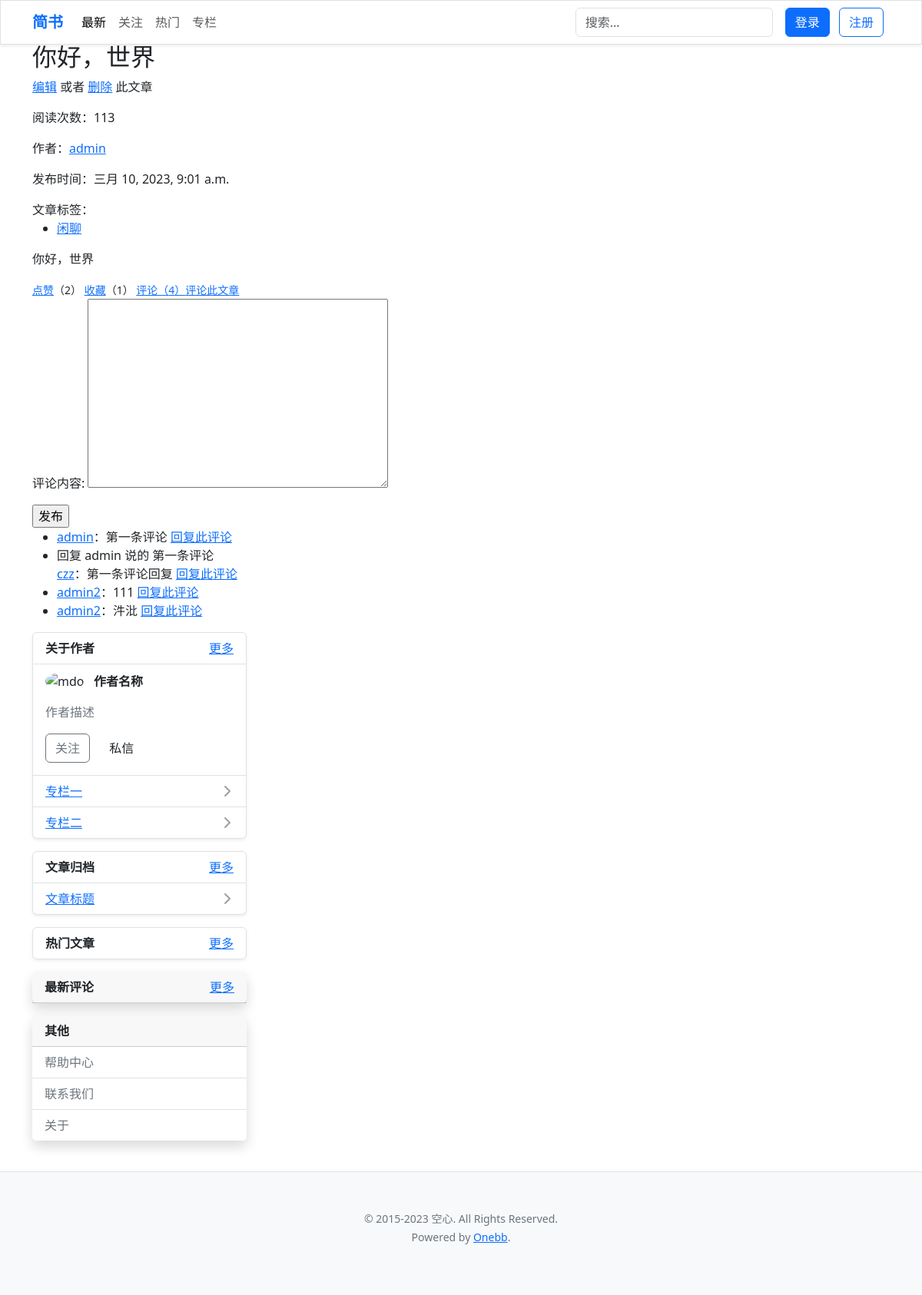
Screenshot of /bbs/post/1/ with the database file from the repository.
### bbs/models.py (models this page shows, shortened)
class Post(models.Model):
    id = models.AutoField(primary_key=True)
    title = models.CharField('标题', blank=False, null=True, max_length=200)
    content = models.TextField('内容', blank=False, null=True)
    content_html = models.TextField(blank=True, null=True)
    read_count = models.IntegerField('阅读量', blank=False, null=True, default=0)
    created = models.DateTimeField(blank=False, null=True, auto_now_add=True) # default=timezone.now
    author = models.ForeignKey('accounts.User', models.CASCADE, blank=False, null=True)
    tags = models.ManyToManyField(Tag, blank=True)
    class Meta:
        managed = True
        db_table = 'post'
        verbose_name_plural = '文章'
        verbose_name = '文章'

class Tag(models.Model):
    id = models.AutoField(primary_key=True)
    name = models.CharField(blank=False, null=True, unique=True, max_length=200)
    class Meta:
        managed = True
        db_table = 'tag'
        verbose_name_plural = '标签'
        verbose_name = '标签'

class Comment(models.Model):
    id = models.AutoField(primary_key=True)
    content = models.TextField('评论内容', blank=False, null=True)
    created = models.DateTimeField(blank=False, null=True, auto_now_add=True)
    reviewed = models.BooleanField('是否审核', blank=False, null=True, default=True)
    post = models.ForeignKey('Post', models.CASCADE, blank=False, null=True)
    author = models.ForeignKey('accounts.User', models.CASCADE, blank=False, null=True)
    replied = models.ForeignKey('self', models.CASCADE, blank=True, null=True)
    class Meta:
        managed = True
        db_table = 'comment'
        verbose_name_plural = '评论'
        verbose_name = '评论'

### accounts/models.py (models this page shows)
class User(AbstractUser):
    id = models.AutoField(primary_key=True)
    name = models.CharField('名字', blank=True, null=True, max_length=200)
    password = models.CharField('密码',blank=True, null=True, max_length=200)
    url = models.URLField('个人主页',blank=True, null=True, max_length=200)
    location = models.CharField('所在位置',blank=True, null=True, max_length=200, default='火星')
    description = models.CharField('个人描述',blank=True, null=True, max_length=200, default='没有个人描述')
    last_login = models.DateTimeField(blank=True, null=True)
    created = models.DateTimeField('注册时间', blank=False, null=True, auto_now_add=True)
    role = models.ForeignKey('bbs.Role', models.DO_NOTHING, blank=True, null=True)
    def __str__(self):
        return self.username
    class Meta:
        managed = True
        db_table = 'user'
        verbose_name_plural = '用户'
        verbose_name = '用户'

### bbs/views.py (the view, shortened to what this page needs)
# urls.py: path('post/<int:pk>/', views.PostDetailView.as_view(), name='post-detail'),
class PostDetailView(DetailView):
    queryset = Post.objects.all() # 指定对象列表
    '''
    def get(self, request, *args, **kwargs):
        last_book = self.get_queryset().latest('publication_date')
        response = HttpResponse(
            # RFC 1123 date format.
            headers={'Last-Modified': last_book.publication_date.strftime('%a, %d %b %Y %H:%M:%S GMT')},
        )
        return response

    def get_queryset(self): # 通过URL中的某个键来过滤列表页面里的对象
        self.publisher = get_object_or_404(Publisher, name=self.kwargs['publisher'])
        return Book.objects.filter(publisher=self.publisher)
    '''
    def get_object(self): # 在调用通用视图前后执行一些附加任务
        obj = super().get_object()
        obj.read_count += 1
        obj.save()
        return obj
    def get_context_data(self, **kwargs): # 添加额外的上下文
        context = super().get_context_data(**kwargs)
        pk = self.kwargs['pk']
        context['comment_list'] = Comment.objects.filter(post_id=pk, reviewed=1)
        context['like_list'] = Like.objects.filter(liked_id=pk)
        context['collect_list'] = Collect.objects.filter(collected_id=pk)
        form = CommentCreateForm()
        context['form'] = form
        return context

### bbs/forms.py
class CommentCreateForm(forms.ModelForm):
    class Meta:
        model = Comment
        fields = ['content']

### bbs/templates/bbs/post_detail.html
{% extends "base.html" %}
{% block content %}
<div class="grid">
<section>
<article id="article">
    <h2>{{ object.title }}</h2>
    <p><a href="{% url 'bbs:post-update' object.id %}">编辑</a> 或者 <a href="{% url 'bbs:post-delete' object.id %}">删除</a> 此文章</p>
    <p>阅读次数：{{ object.read_count }}</p>
    <p>作者：<a href="{% url 'accounts:user-detail' object.author_id %}">{{ object.author }}</a></p>
    <p>发布时间：{{ object.created }}</p>
    文章标签：
    <ul>
        {% for tag in object.tags.all %}
            <li><a href="{% url 'bbs:tag-detail' tag.name %}">{{ tag.name }}</a></li>
        {% endfor %}
    </ul>
    <p>{{ object.content }}</p>
    <footer><small><a href="{% url 'bbs:like' object.id %}">点赞</a>（{{ like_list.count }}） <a href="{% url 'bbs:collect' object.id %}">收藏</a>（{{ collect_list.count }}） <a href="">评论（{{ comment_list.count }}）</a><a href="{% url 'bbs:comment-create' object.id 0 %}">评论此文章</a></footer></small></footer>
  </article>
  <section id="comment-form">
    <form method="post">{% csrf_token %}
        {{ form.as_p }}
        <input type="submit" value="发布">
    </form>
  </section>
  <section id="comment">
    <ul>
        {% for comment in comment_list %}
            <li>
                {% if comment.replied_id %}
                    回复 {{ comment.replied.author }} 说的 {{ comment.replied.content }}<br/>
                {% endif %}
                <a href="{% url 'accounts:user-detail' comment.author_id %}">{{ comment.author }}</a>：{{ comment.content }} <a href="{% url 'bbs:comment-create' comment.post_id comment.id %}">回复此评论</a></li>
        {% endfor %}
    </ul>
  </section>
</section>
  {% include 'bbs/_sidebar.html' %}
</div>
{% endblock %}

### bbs/templates/base.html (shortened to what this page needs)
{% load static %}
<!DOCTYPE html>
<html lang="zh-Hans" class="h-100">
  <head>
    <link rel="stylesheet" href="{% static 'bbs/css/bootstrap.css' %}" />
    <link rel="stylesheet" href="https://i.iapp.run/css/bootstrap.ext.css" />
    <link rel="stylesheet" href="https://cdn.staticfile.org/font-awesome/4.7.0/css/font-awesome.css" />
    <link rel="stylesheet" href="{% static 'bbs/css/style.css' %}" />
  </head>
  <body class="d-flex flex-column h-100" style="padding-top: 55px">
    <header>
      <nav class="navbar navbar-expand-lg navbar-light acrylic-box shadow-sm border fixed-top ">
        <div class="container">
          <a class="navbar-brand text-primary" href="{% url 'bbs:index' %}">
            <b>简书</b>
          </a>
          <div class="navbar-collapse collapse" id="navbarSupportedContent" style="">
            <ul class="navbar-nav me-auto mb-2 mb-lg-0">
              <li class="nav-item">
                <a class="nav-link active" aria-current="page" href="#">最新</a>
              </li>
              <li class="nav-item">
                <a class="nav-link" href="#">关注</a>
              </li>
              <li class="nav-item">
                <a class="nav-link" href="#">热门</a>
              </li>
              <li class="nav-item">
                <a class="nav-link" href="#">专栏</a>
              </li>
            </ul>
            <ul class="navbar-nav ms-auto mb-2 mb-lg-0 align-items-center">
              <li class="nav-item">
                <form class="col-12 col-lg-auto mb-3 mb-lg-0 me-lg-3">
                  <input type="search" list="search" class="form-control form-control-dark" style="" placeholder="搜索..." aria-label="Search" />
                </form>
              </li>
              {% if request.user.is_authenticated %}
              <li>{{ request.user.username }}</li>
              <li class="dropdown">
                <a href="#" class="d-block link-dark text-decoration-none dropdown-toggle" id="dropdownUser1" data-bs-toggle="dropdown" aria-expanded="false"> <img src="./img/avatar.jpg" alt="mdo" width="32" height="32" class="rounded-circle" /> </a>
                <ul class="dropdown-menu text-small rounded-6" aria-labelledby="dropdownUser1">
                  <li>
                    <a class="dropdown-item" href="#"> <i class="fa fa-commenting"></i> 消息</a>
                  </li>
                  <li>
                    <a class="dropdown-item" href="#"><i class="fa fa-edit"></i> 写文章</a>
                  </li>
                  <li>
                    <a class="dropdown-item" href="#"><i class="fa fa-user-circle-o"></i> 个人中心</a>
                  </li>
                  <li>
                    <hr class="dropdown-divider" />
                  </li>
                  <li>
                    <a class="dropdown-item" href="#" data-bs-toggle="offcanvas" data-bs-target="#offcanvasRight" aria-controls="offcanvasRight"><i class="fa fa-cog"></i> 设置</a>
                  </li>
                  <li>
                    <a class="dropdown-item" href="{% url 'accounts:logout' %}"><i class="fa fa-power-off" style="color: #76839b"></i> 注销</a>
                  </li>
                </ul>
              </li>
            {% else %}
              <li class="nav-item" style="display: block">
                <a class="btn btn-primary me-2" href="{% url 'accounts:login' %}">登录</a>
              <button type="button" class="btn btn-outline-primary me-2" data-bs-toggle="modal" data-bs-target="#modalSignin">注册</button>
              </li>
            {% endif %}
            </ul>
          </div>
        </div>
      </nav>
    </header>
    <main>
      <div class="container">
            {% block content %}
            {% endblock %}
      </div>
    </main>
    <footer class="container-full mt-auto bg-light border-top">
      <div class="py-5 text-secondary text-center">
        <p>
          <small
            >&copy; 2015-2023 空心. All Rights Reserved.<br />
            Powered by <a target="_blank" href="https://github.com/zero-ljz/onebb">Onebb</a>.
          </small>
        </p>
      </div>
    </footer>
  </body>
</html>

### bbs/templates/bbs/_sidebar.html (shortened to what this page needs)
<div class="col-md-3">
  <aside class="position-sticky" style="top: 4.5rem; /* 静态导航条1rem */">
    <section class="my-3 list-group rounded-6 shadow-sm">
      <div class="list-group-item acrylic-box d-flex justify-content-between">
        <span><b>关于作者</b></span>
        <a href="#">更多</a>
      </div>
      <li class="list-group-item  d-flex justify-content-between">
        <div class="" style="flex-grow: 1">
          <p><img src="./img/avatar.jpg" alt="mdo" width="32" height="32" class="rounded-circle" /> &nbsp; <b style="vertical-align: middle">作者名称</b></p>
          <p class="text-secondary">作者描述</p>
          <div class="row flex-md-column mb-2">
            <div class="col-md-12">
              <button type="button" class="btn btn-outline-secondary me-2 me-md-0 me-lg-2 me-xl-2">关注</button>
              <button type="button" class="btn btn-gradient" style="" data-bs-toggle="modal" data-bs-target="#exampleModal">私信</button>
            </div>
          </div>
        </div>
      </li>
      <li class="list-group-item  d-flex justify-content-between align-items-center">
        <a href="#">专栏一</a>
        <img
          class="opacity-75"
        />
      </li>
      <li class="list-group-item  d-flex justify-content-between align-items-center">
        <a href="#">专栏二</a>
        <img
          class="opacity-75"
        />
      </li>
    </section>
    <section class="my-3 list-group rounded-6 shadow-sm">
      <div class="list-group-item acrylic-box d-flex justify-content-between">
        <span><b>文章归档</b></span>
        <a href="#">更多</a>
      </div>
      <li class="list-group-item list-group-item-action  d-flex justify-content-between align-items-center">
        <a href="#">文章标题</a>
        <img
          class="opacity-75"
        />
      </li>
    </section>
    <section class="my-3 list-group rounded-6 shadow-sm">
        <div class="list-group-item acrylic-box d-flex justify-content-between">
          <span><b>热门文章</b></span>
          <a href="#">更多</a>
        </div>
      </section>
        <section class="my-3 card shadow border-0 acrylic-box">
            <div class="card-header d-flex justify-content-between">
              <b>最新评论</b>
              <a href="#">更多</a>
            </div>
          </section>
          <section class="my-3 card shadow border-0 acrylic-box">
            <div class="card-header">
              <b>其他</b>
            </div>
            <div class="list-group list-group-flush">
                <a class="list-group-item list-group-item-action d-flex justify-content-between align-items-center text-secondary" href="#">帮助中心</a>
                <a class="list-group-item list-group-item-action d-flex justify-content-between align-items-center text-secondary" href="#">联系我们</a>
                <a class="list-group-item list-group-item-action d-flex justify-content-between align-items-center text-secondary" href="#">关于</a>
            </div>
          </section>
          <br/>
  </aside>
</div>

### rows the page displays
Post: title "你好，世界", read_count "113", author "admin", created "三月 10, 2023, 9:01 a.m.", content "你好，世界"
Tag: name "闲聊"
Comment: author "admin", content "第一条评论"
Comment: replied.author "admin", replied.content "第一条评论", author "czz", content "第一条评论回复"
Comment: author "admin2", content "111"
Comment: author "admin2", content "汼沘"

### other values shown
{{ like_list.count }} "2"
{{ collect_list.count }} "1"
{{ comment_list.count }} "4"
